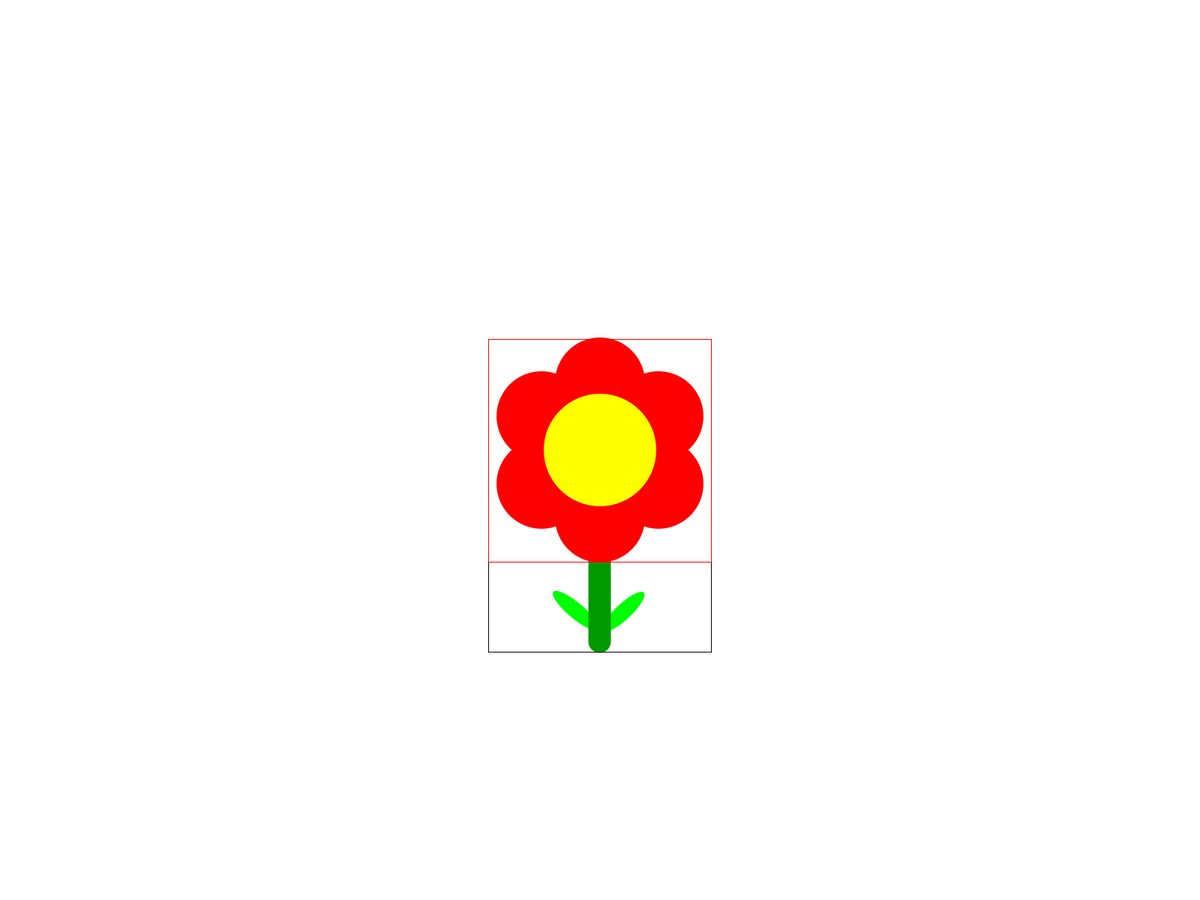
Frame 1 (no input)
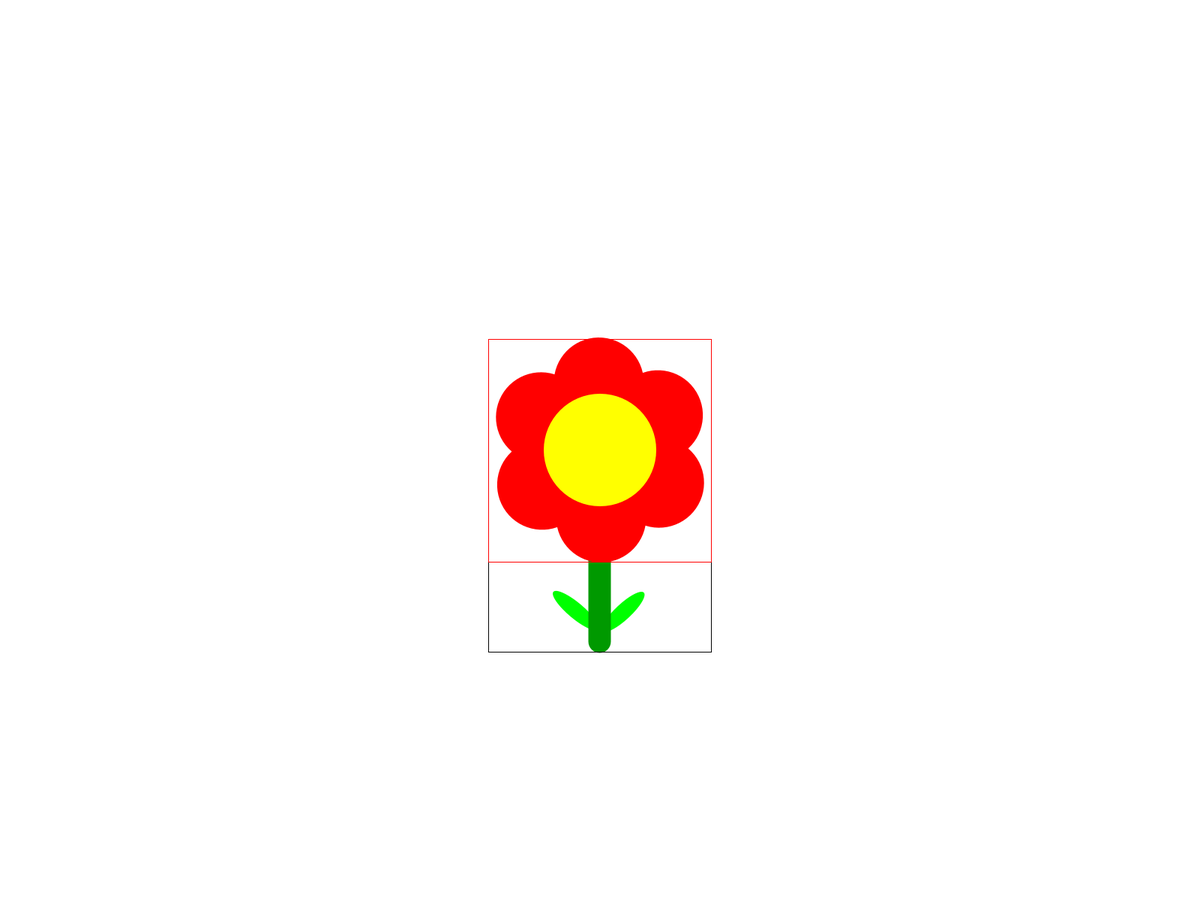
Frame 60 (the mouse pressed at the canvas centre just before this capture)
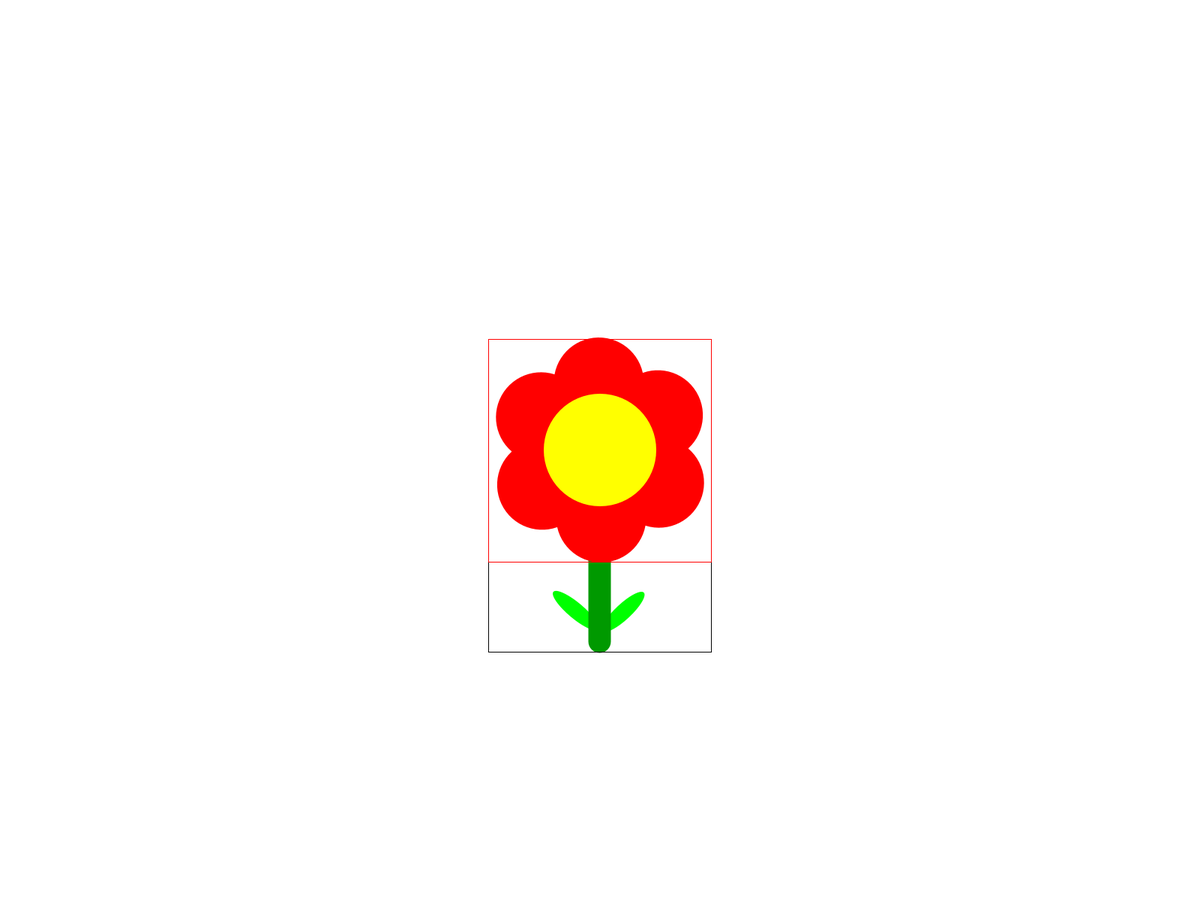
Frame 120 (the mouse held since frame 60 and released just before this capture)

The Processing sketch that drew these frames (run headless with seeded random() and noise(); from frame 60 on, the mouse is pressed at the canvas centre):

// Processing sketch: AnimatingFlower
// ── AnimatingFlower.pde
// Natural food. 
class Flower {
  PVector position; 
  
  // These are calculated in the setup. 
  PVector boundingRectPos; 
  PVector boundingBoxDimensions; 
  PVector faceBoundingBoxDimensions; 
  
  int rot;
  float flowerScale; 
  int centerDiameter; int petalDiameter;
  int stemLength;
  
  Flower(PVector pos, float scale) {
    rot = 0; 
    
    // Flower positions. 
    position = pos; 
    flowerScale = scale; 
    centerDiameter = 50; 
    petalDiameter = 40; 
    stemLength = 60; 
    
    // Bounding box
    float w = (centerDiameter + petalDiameter + 9) * flowerScale; 
    float h = (centerDiameter + stemLength + petalDiameter/2 + 9)*flowerScale;
    boundingBoxDimensions = new PVector(w, h);
    boundingRectPos = new PVector(int(position.x - w/2), int(position.y - h/3) - 3*scale); 
 
    // Face bounding box
    // Width is same as above. Height is same as width. 
    h = w; 
    faceBoundingBoxDimensions = new PVector(w, h);
  }
  
  void run() {
    pushMatrix(); 
      // Translate to location. 
      translate(position.x, position.y);
      pushStyle();
      ellipseMode(CENTER);
      noStroke(); 
      scale(flowerScale, flowerScale);
      
      PVector point1 = new PVector(25 * cos(PI/2), 25 * sin(PI/2)); 
      PVector point2 = new PVector(point1.x, point1.y + stemLength);
      
      // Left leaf.
      pushMatrix(); 
      translate(point2.x, point2.y); 
        rotate(radians(220)); 
        pushStyle();
        ellipseMode(CORNERS);
        fill(0, 255, 0);
        ellipse(4, 0, 30, 7);
        popStyle();
      popMatrix();
      
      // Right leaf. 
      pushMatrix(); 
      translate(point2.x, point2.y); 
        rotate(radians(317));
        pushStyle();
        ellipseMode(CORNER);
        fill(0, 255, 0);
        ellipse(4, -6, 25, 7);
        popStyle();
      popMatrix();
      
      // Stem.
      pushStyle();
      stroke(0, 153, 0);
      strokeWeight(10);
      line(point1.x, point1.y, point2.x, point2.y); 
      popStyle();
      
      // Petals.
      pushMatrix(); 
      rotate(radians(rot));
        fill(255, 0, 0); // green
        for (int i = 0; i < 6; i++) {
          ellipse(0, -30, petalDiameter, petalDiameter);
          rotate(radians(60));
        }
        rot++;
      popMatrix();
      
      // Center part. 
      fill(255, 255, 0);
      ellipse(0, 0, centerDiameter, centerDiameter);
      popStyle();
    popMatrix();
  } 
}
Flower f; 

void setup() {
  fullScreen();
  ellipseMode(CENTER);
  //size(400, 400);
  smooth();
  f = new Flower(new PVector(width/2, height/2), 3);
}

void draw() {
  background(255);
  f.run();
  
  stroke(0); 
  fill(255, 255, 255, 0);
  // Draw flower bounding box. 
  //PShape rect = f.getBoundingBox(); 
  //shape(rect); 
  rect(f.boundingRectPos.x, f.boundingRectPos.y, f.boundingBoxDimensions.x, f.boundingBoxDimensions.y);
  
  stroke(255, 0, 0); 
  fill(255, 255, 255, 0);
  // Draw flower face bounding box. 
  //rect = f.getFaceBoundingBox(); 
  //shape(rect);
  rect(f.boundingRectPos.x, f.boundingRectPos.y, f.faceBoundingBoxDimensions.x, f.faceBoundingBoxDimensions.y);
}
